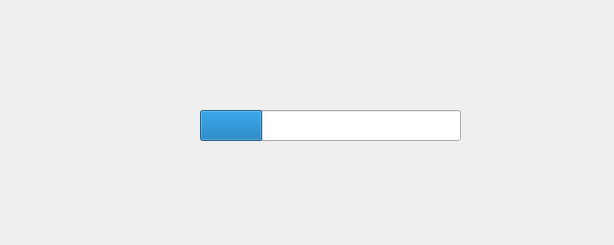
<?xml version="1.0" encoding="UTF-8"?>
<ui version="4.0">
 <class>ProgressBarUi</class>
 <widget class="QWidget" name="ProgressBarUi">
  <property name="geometry">
   <rect>
    <x>0</x>
    <y>0</y>
    <width>614</width>
    <height>245</height>
   </rect>
  </property>
  <property name="windowTitle">
   <string>Form</string>
  </property>
  <widget class="QProgressBar" name="progressBar">
   <property name="geometry">
    <rect>
     <x>200</x>
     <y>110</y>
     <width>261</width>
     <height>31</height>
    </rect>
   </property>
   <property name="value">
    <number>24</number>
   </property>
   <property name="alignment">
    <set>Qt::AlignCenter</set>
   </property>
   <property name="textVisible">
    <bool>false</bool>
   </property>
   <property name="orientation">
    <enum>Qt::Horizontal</enum>
   </property>
  </widget>
 </widget>
 <resources/>
 <connections/>
</ui>
